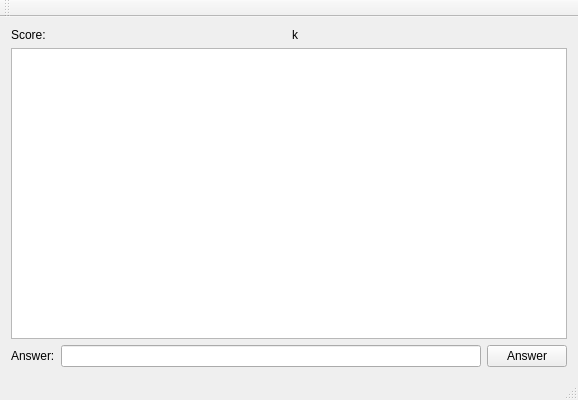
<?xml version="1.0" encoding="UTF-8"?>
<ui version="4.0">
 <class>PracticModel1Class</class>
 <widget class="QMainWindow" name="PracticModel1Class">
  <property name="geometry">
   <rect>
    <x>0</x>
    <y>0</y>
    <width>578</width>
    <height>400</height>
   </rect>
  </property>
  <property name="windowTitle">
   <string>PracticModel1</string>
  </property>
  <widget class="QWidget" name="centralWidget">
   <layout class="QVBoxLayout" name="verticalLayout_2">
    <item>
     <layout class="QHBoxLayout" name="horizontalLayout_3">
      <item>
       <layout class="QHBoxLayout" name="horizontalLayout_2">
        <item>
         <widget class="QLabel" name="label_2">
          <property name="maximumSize">
           <size>
            <width>2600</width>
            <height>2600</height>
           </size>
          </property>
          <property name="text">
           <string>Score:</string>
          </property>
         </widget>
        </item>
       </layout>
      </item>
      <item>
       <widget class="QLabel" name="labelScore">
        <property name="text">
         <string>k</string>
        </property>
       </widget>
      </item>
     </layout>
    </item>
    <item>
     <layout class="QVBoxLayout" name="verticalLayout">
      <item>
       <widget class="QListWidget" name="listWidget"/>
      </item>
      <item>
       <layout class="QHBoxLayout" name="horizontalLayout">
        <item>
         <widget class="QLabel" name="label">
          <property name="text">
           <string>Answer:</string>
          </property>
         </widget>
        </item>
        <item>
         <widget class="QLineEdit" name="lineEdit"/>
        </item>
        <item>
         <widget class="QPushButton" name="pushButton">
          <property name="text">
           <string>Answer</string>
          </property>
         </widget>
        </item>
       </layout>
      </item>
     </layout>
    </item>
   </layout>
  </widget>
  <widget class="QMenuBar" name="menuBar">
   <property name="geometry">
    <rect>
     <x>0</x>
     <y>0</y>
     <width>578</width>
     <height>21</height>
    </rect>
   </property>
  </widget>
  <widget class="QToolBar" name="mainToolBar">
   <attribute name="toolBarArea">
    <enum>TopToolBarArea</enum>
   </attribute>
   <attribute name="toolBarBreak">
    <bool>false</bool>
   </attribute>
  </widget>
  <widget class="QStatusBar" name="statusBar"/>
 </widget>
 <layoutdefault spacing="6" margin="11"/>
 <resources>
  <include location="practicmodel1.qrc"/>
 </resources>
 <connections/>
</ui>
